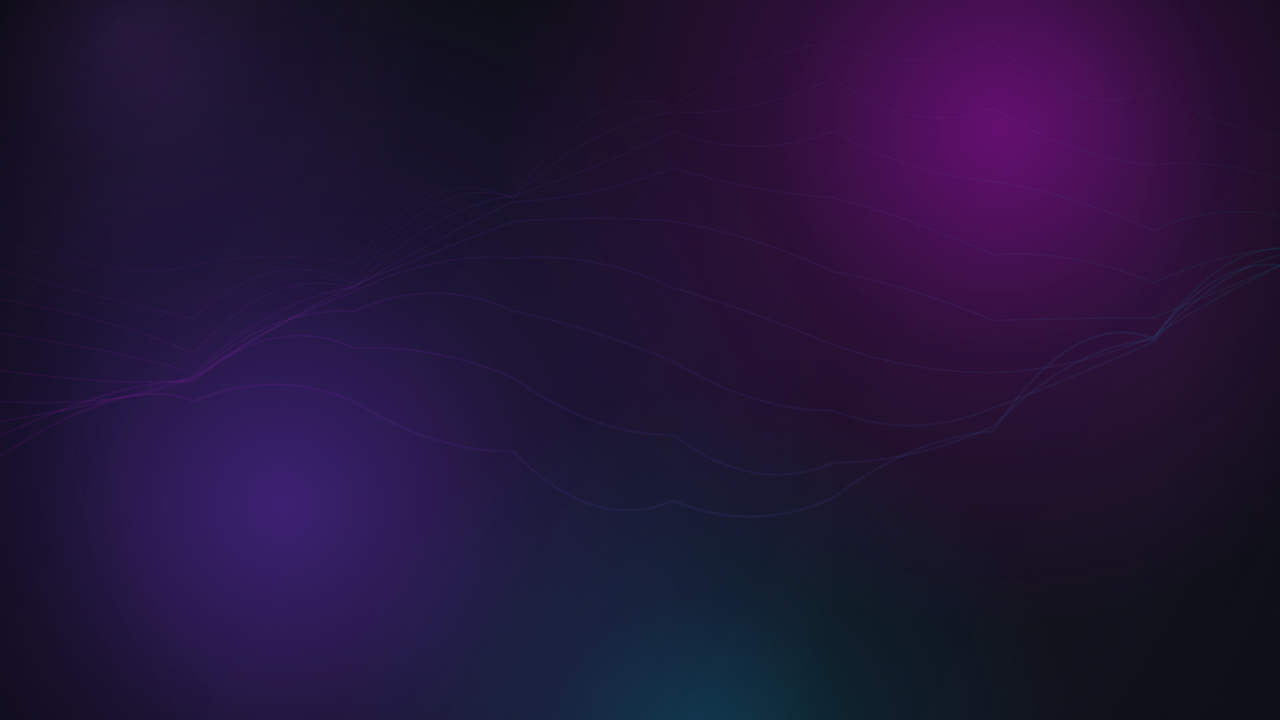
#> input picture assets/wallpapers/dragon-island.jpg, 3840 x 2160 px (shown at 1/3 size); its folder holds only this picture in this run
$ python -i palette_runtime.py   (imports and definitions only)
#> lines starting #> are read from the running program, lines starting #| are printed output that depends on the picture
### dragon-core/palette.py
"""dragon-palette v1: deterministic, bounded wallpaper analysis; no network.

Public JSON/CLI contract: docs/design/PROMPT-identidad-fase-3-codex.md.
Pillow is imported only by generate, so reset/apply work without it.
"""

import argparse
import colorsys
import hashlib
import json
import math
import os
from pathlib import Path
import sys
import tempfile


DRAGON = {
    "accent": "#C8B6E6", "accentSoft": "#DCCFF0", "accentDeep": "#7E6BA8",
    "glow": "#B26BFF", "onAccent": "#16121F", "tint": "#0D0B16",
    "swatches": ["#C8B6E6", "#DCCFF0", "#7E6BA8", "#B26BFF", "#0D0B16"],
}


def config_home():
    return Path(os.environ.get("XDG_CONFIG_HOME", str(Path.home() / ".config")))


def state_home():
    return Path(os.environ.get("XDG_STATE_HOME", str(Path.home() / ".local/state"))) / "dragon-island"


# [15 lines left out: function atomic_write, not called in this run]


def linear(value):
    return value / 12.92 if value <= 0.04045 else ((value + 0.055) / 1.055) ** 2.4


def rgb(hex_color):
    return tuple(int(hex_color[i:i + 2], 16) / 255 for i in (1, 3, 5))


def hex_rgb(values):
    return "#" + "".join(f"{round(max(0, min(1, v)) * 255):02X}" for v in values)


def luminance(color):
    return sum(c * w for c, w in zip(map(linear, rgb(color)), (0.2126, 0.7152, 0.0722)))


def contrast(first, second):
    high, low = sorted((luminance(first), luminance(second)), reverse=True)
    return (high + 0.05) / (low + 0.05)


# [121 lines left out: functions oklab, oklch, extract, main, not called in this run]


# [2 lines that do not run on import are left out]

### dragon-core/palette_runtime.py
"""Local app application: atomic files, bounded reloads and no resident process."""
from contextlib import contextmanager
import fcntl
import hashlib
import json
import os
from pathlib import Path
import re
import shutil
import signal
import stat
import subprocess
import sys

from palette import DRAGON, atomic_write, config_home, state_home
from palette_apps import render, update_starship


def warn(message, quiet=False):
    if not quiet:
        print(f"dragon-palette: aviso: {message}", file=sys.stderr)


# [100 lines left out: functions read_palette, write_changed, application_lock, signal_app, reload_apps, not called in this run]


def apply_palette(data, dry_run=False, quiet=False, legacy=False):
    directory = config_home() / 'dragon-island/palette'
    applied = state_home() / 'palette.applied'
    digest = data['sourceHash']
    if applied.exists() and applied.read_text().strip() == digest:
        if not quiet:
            print('dragon-palette: la paleta ya está aplicada')
        return False
    for name, content in render(data, legacy=legacy).items():
        write_changed(directory / name, content, dry_run)
    starship = Path(os.environ.get('STARSHIP_CONFIG', str(config_home() / 'starship.toml'))).expanduser()
    try:
        if starship.exists():
            text = update_starship(starship.read_text(), render(data, legacy=legacy)['starship.toml'])
            write_changed(starship, text, dry_run, backup=True)
        else:
            warn('Starship: falta la configuración; ejecuta la migración 030', quiet)
    except (ValueError, OSError) as error:
        warn(str(error), quiet)
    if not dry_run:
        reload_apps(directory, quiet)
        write_changed(applied, digest + '\n')
    if not quiet:
        print(f"dragon-palette: {'[dry-run] ' if dry_run else ''}apps preparadas en {directory}")
    return True


# [6 lines left out: function reset_palette, not called in this run]

>>> import cv2
>>> picture = cv2.imread('../assets/wallpapers/dragon-island.jpg', cv2.IMREAD_GRAYSCALE)
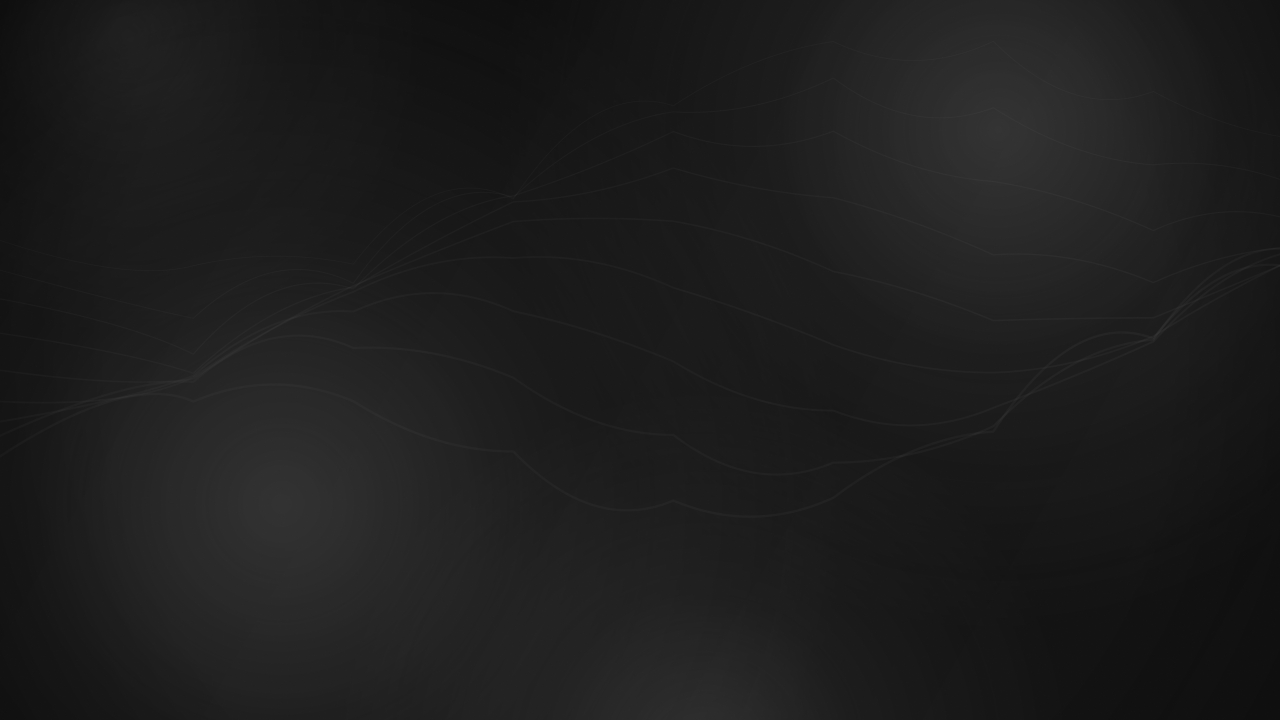
#> picture: shape (2160, 3840) (shown at 1/3 size); min 12, max 58, mean 29.5
>>> result = apply_palette(picture)
#> (the run stopped early here; a loop or call above may not have finished)
